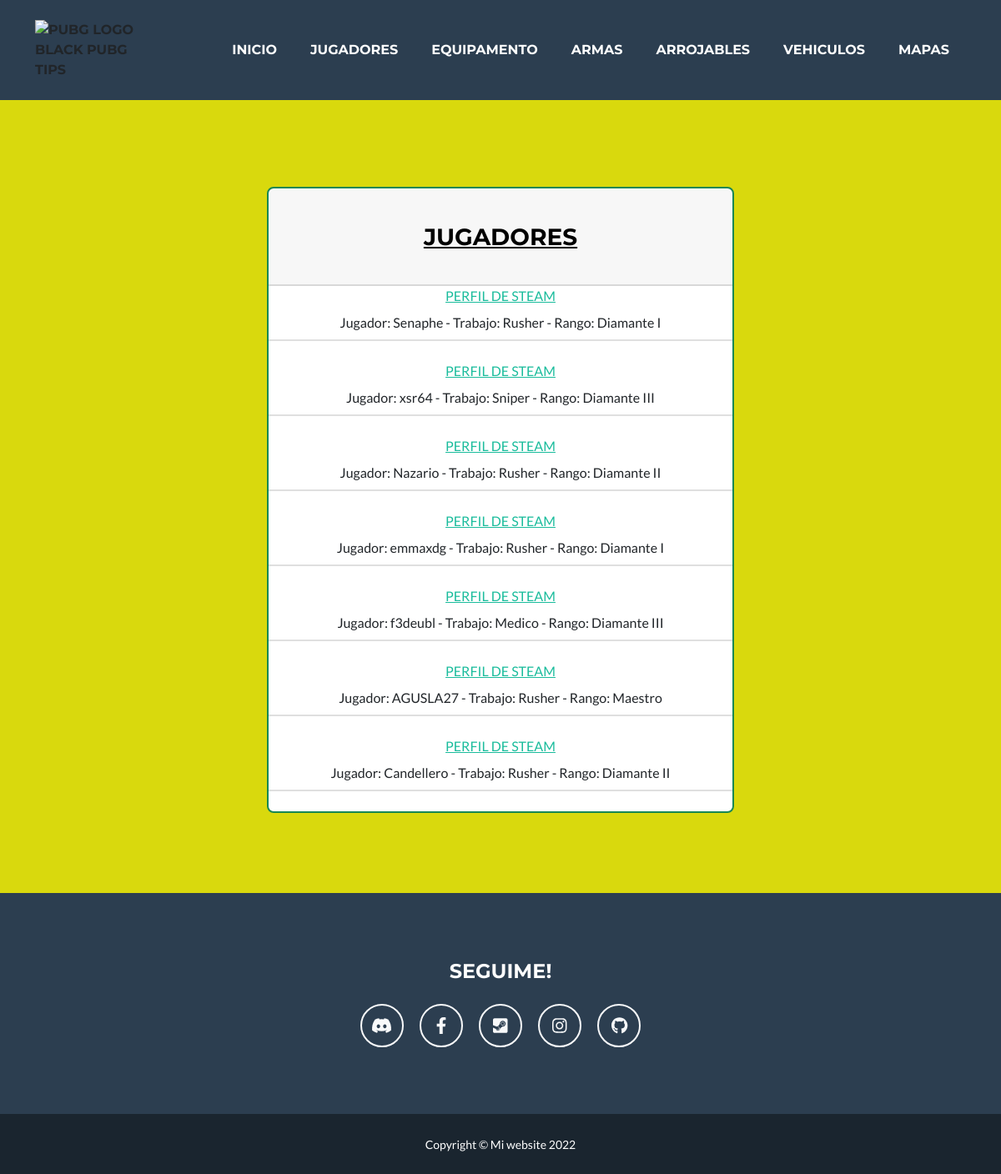
/AppPubg/player/, run on an earlier commit of the app's database.
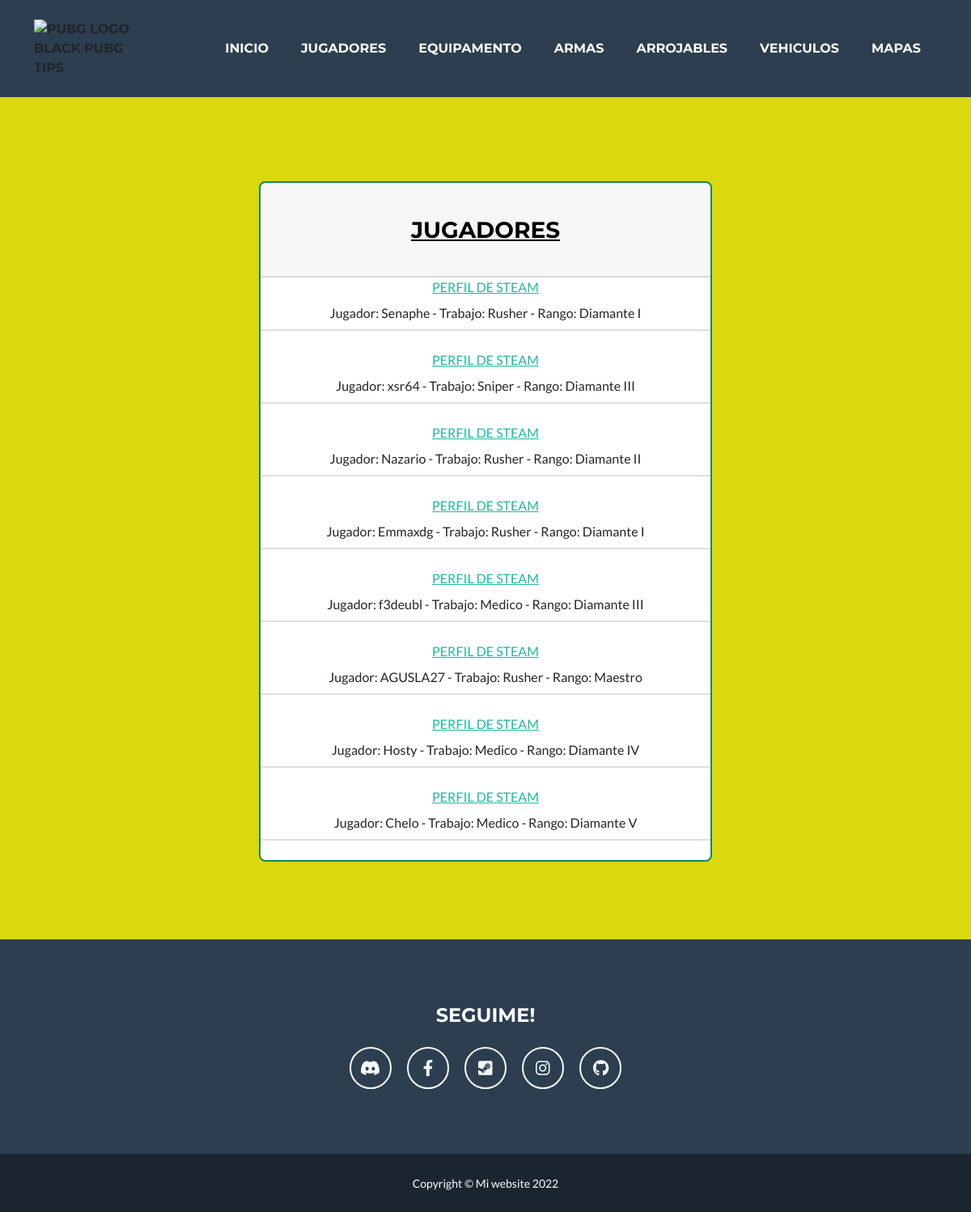
And on a later commit of the database.
### AppPubg/models.py (models this page shows)
class Player(models.Model):
    name = models.CharField(max_length=20)
    email = models.EmailField(max_length=30)
    job = models.CharField(max_length=20)
    range = models.CharField(max_length=20)
    steam = models.CharField(max_length=255,null=True)
    def __str__(self):
        return f"  Jugador: {self.name} - Trabajo: {self.job} - Rango: {self.range}"

### AppPubg/views.py (the view)
# urls.py: path("player/", playerView,name='Jugadores'),
def playerView(request):
    players = Player.objects.all()
    resultado = {"players": players}
    return render(request, "AppPubg/player.html", resultado)

### AppPubg/template/AppPubg/player.html
{% extends "AppPubg/padre.html" %}
{% load static %}
{% block contenido1 %}
<div class="card border-success" style="width: 35rem;">
    <div class="card-header">
    <h3>
    <br>
    <span style="color: black"><u>JUGADORES</u></span>
    </h3>
    <br>
    </div>
    <ul class="list-group list-group-flush">
    {% for player in players %}
    <a href= {{player.steam}} target="_blank">PERFIL DE STEAM</a>
    <li class="list-group-item">{{player}}</li>
    <br>
    {% endfor %}
    </ul>
</div>
{% endblock %}

### AppPubg/template/AppPubg/padre.html (shortened to what this page needs)
<!DOCTYPE html>
<html lang="en">
    <head>
        {% load static %}
        <link href="{% static 'AppPubg/css/styles.css' %}" rel="stylesheet" />
    </head>
    <body id="page-top">
        <nav class="navbar navbar-expand-lg bg-secondary text-uppercase fixed-top" id="mainNav">
            <div class="container">
                <img src="https://www.freepnglogos.com/uploads/pubg-png/pubg-logo-black-pubg-tips-12.png" width="150" alt="pubg logo black pubg tips" /></a>
                <div class="collapse navbar-collapse" id="navbarResponsive">
                    <ul class="navbar-nav ms-auto">
                        <li class="nav-item mx-0 mx-lg-1"><a class="nav-link py-3 px-0 px-lg-3 rounded" href="{% url 'Inicio' %}">Inicio</a></li>
                        <li class="nav-item mx-0 mx-lg-1"><a class="nav-link py-3 px-0 px-lg-3 rounded" href="{% url 'Jugadores' %}">Jugadores</a></li>
                        <li class="nav-item mx-0 mx-lg-1"><a class="nav-link py-3 px-0 px-lg-3 rounded" href="{% url 'Equipamento' %}">Equipamento</a></li>
                        <li class="nav-item mx-0 mx-lg-1"><a class="nav-link py-3 px-0 px-lg-3 rounded" href="{% url 'Armas' %}">Armas</a></li>
                        <li class="nav-item mx-0 mx-lg-1"><a class="nav-link py-3 px-0 px-lg-3 rounded" href="{% url 'Arrojables' %}">Arrojables</a></li>
                        <li class="nav-item mx-0 mx-lg-1"><a class="nav-link py-3 px-0 px-lg-3 rounded" href="{% url 'Vehiculos' %}">Vehiculos</a></li>
                        <li class="nav-item mx-0 mx-lg-1"><a class="nav-link py-3 px-0 px-lg-3 rounded" href="{% url 'Mapas' %}">Mapas</a></li>
                    </ul>
                </div>
            </div>
        </nav> -->
        <header class="masthead bg-primary text-white text-center">
            <div class="container d-flex align-items-center flex-column">
                {% block contenido1 %}{% endblock %}
                {% block contenido2 %}
            </div>
        </header>
        <footer class="footer text-center">
            <div class="container">
                <div class="row">
                    <div class="col-lg-4 mb-5 mb-lg-0">
                    </div>
                    <div class="col-lg-4 mb-5 mb-lg-0">
                        <h4 class="text-uppercase mb-4">Seguime!</h4>
                        <a class="btn btn-outline-light btn-social mx-2" href="https://discordapp.com/users/Senaphe#7973" target="_blank"><i class="fa-brands fa-discord"></i> </a>
                        <a class="btn btn-outline-light btn-social mx-2" href="https://www.facebook.com/emmanuel.leiva.31/" target="_blank"><i class="fab fa-fw fa-facebook-f"></i></a>
                        <a class="btn btn-outline-light btn-social mx-2" href="https://steamcommunity.com/profiles/76561198863200608/" target="_blank"><i class="fa-brands fa-steam-square"></i> </a>
                        <a class="btn btn-outline-light btn-social mx-2" href="https://www.instagram.com/emmaagow/" target="_blank"><i class="fa-brands fa-instagram"></i> </a>
                        <a class="btn btn-outline-light btn-social mx-2" href="https://github.com/CemmaCoder" target="_blank"><i class="fa-brands fa-github"></i> </a>
                    </div>
                </div>
            </div>
        </footer>
        <div class="copyright py-4 text-center text-white">
            <div class="container"><small>Copyright &copy; Mi website 2022</small></div>
        </div>
        {% endblock %}
    </body>
</html>

What changed in the data, as far as the page shows it:
changed Player: name+job+range "Jugador: emmaxdg - Trabajo: Rusher - Rango: Diamante I" → "Jugador: Emmaxdg - Trabajo: Rusher - Rango: Diamante I"
changed Player: name+job+range "Jugador: Candellero - Trabajo: Rusher - Rango: Diamante II" → "Jugador: Hosty - Trabajo: Medico - Rango: Diamante IV"
added Player: name+job+range "Jugador: Chelo - Trabajo: Medico - Rango: Diamante V"
